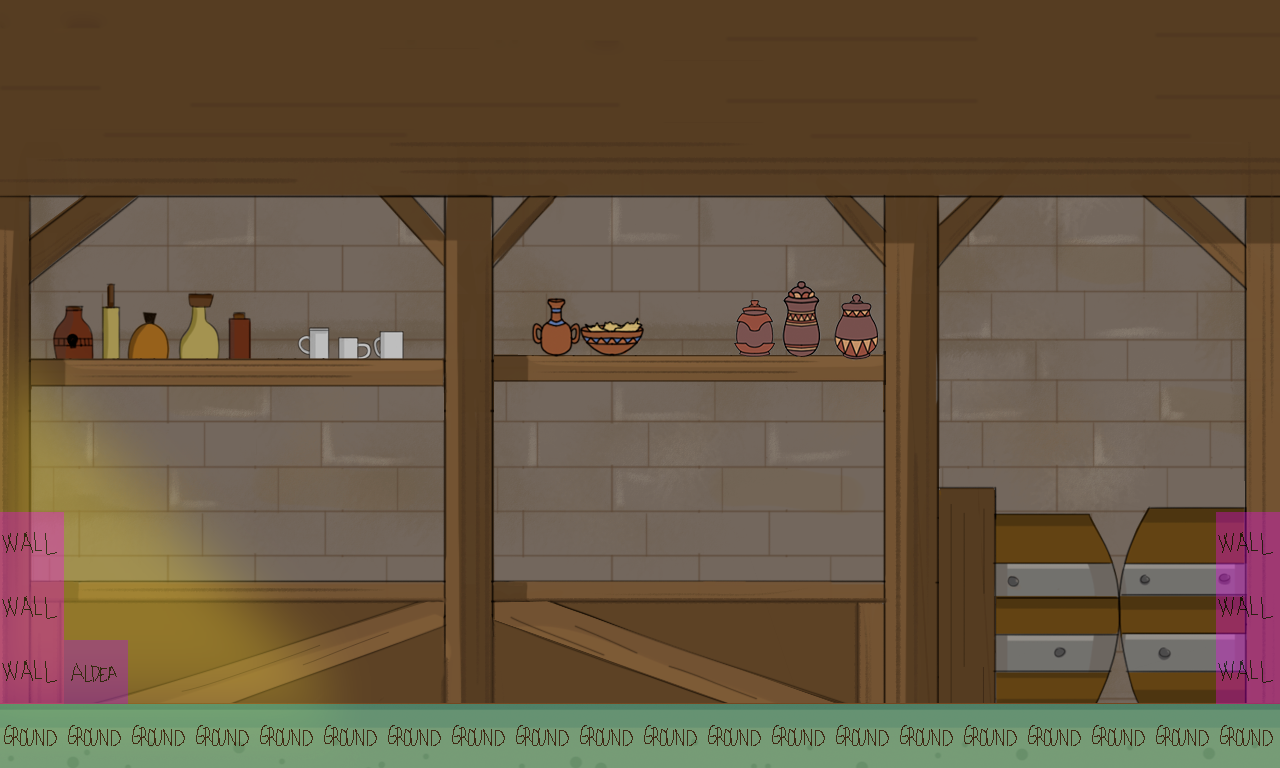

Rendered tile map (Tiled .tmx) drawn with the repository's tilesets; below, a short description and the map source with its tile grids summarised:
An orthogonal 20x12 tile map with 64x64 px tiles, 4 tile layers (Map, Collisions, Navigation, Entities), 2 hidden layers not drawn, 4 tilesets.

<map version="1.10" tiledversion="1.10.2" orientation="orthogonal" renderorder="right-down" width="20" height="12" tilewidth="64" tileheight="64" infinite="0" nextlayerid="34" nextobjectid="8">
 <properties>
  <property name="Draw" type="bool" value="false" />
  <property name="Navigation" type="bool" value="true" />
 </properties>
 <tileset firstgid="1" name="MapMetadata" tilewidth="64" tileheight="64" tilecount="100" columns="10">
  <image source="MapMetadata.png" width="640" height="640" />
 </tileset>
 <tileset firstgid="101" name="Tileset" tilewidth="64" tileheight="64" tilecount="50" columns="10">
  <image source="Dark_lvl0.png" width="640" height="320" />
 </tileset>
 <tileset firstgid="151" name="puerta" tilewidth="64" tileheight="64" tilecount="9" columns="3">
  <image source="puerta.png" width="209" height="219" />
 </tileset>
 <tileset firstgid="160" name="Interior taberna" tilewidth="64" tileheight="64" tilecount="240" columns="20">
  <image source="Interior taberna.png" width="1280" height="768" />
 </tileset>
 <layer id="16" name="Fondo" width="20" height="12" visible="0" opacity="0.48">
  <properties>
   <property name="Draw" type="bool" value="true" />
  </properties>
  <data>[240 cells, 0 non-empty, 0 distinct tile ids]</data>
 </layer>
 <layer id="23" name="Utilities" width="20" height="12" visible="0">
  <properties>
   <property name="Draw" type="bool" value="true" />
  </properties>
  <data>[240 cells, 0 non-empty, 0 distinct tile ids]</data>
 </layer>
 <layer id="1" name="Map" width="20" height="12">
  <properties>
   <property name="Draw" type="bool" value="true" />
  </properties>
  <data>[240 cells, 240 non-empty, 240 distinct tile ids]</data>
 </layer>
 <layer id="2" name="Collisions" width="20" height="12" opacity="0.63">
  <properties>
   <property name="Draw" type="bool" value="false" />
  </properties>
  <data>[240 cells, 27 non-empty, 3 distinct tile ids]</data>
 </layer>
 <layer id="24" name="Navigation" width="20" height="12">
  <properties>
   <property name="Navigation" type="bool" value="true" />
  </properties>
  <data>[240 cells, 0 non-empty, 0 distinct tile ids]</data>
 </layer>
 <layer id="27" name="Entities" width="20" height="12">
  <data>[240 cells, 0 non-empty, 0 distinct tile ids]</data>
 </layer>
</map>
